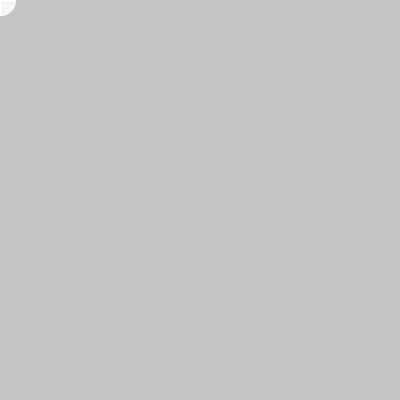
Frame 1 (no input)
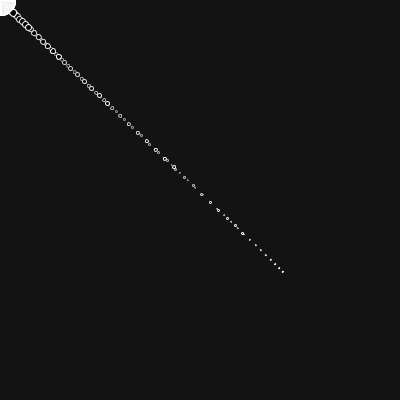
Frame 60 (the mouse pressed at the canvas centre just before this capture)
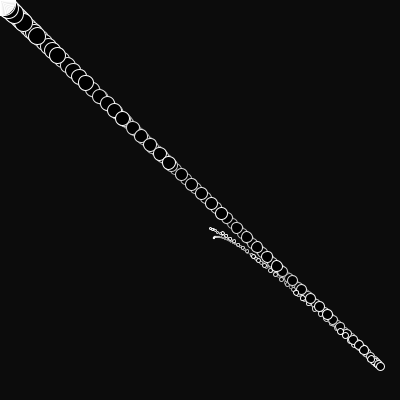
Frame 120 (the mouse held since frame 60 and released just before this capture)

The Processing sketch that drew these frames (run headless with seeded random() and noise(); from frame 60 on, the mouse is pressed at the canvas centre):

// Processing sketch: code1116
// ── code1116.pde
/* Worm
 demonstrates springs in a series */

// for worm
int segments = 60;
float[] x = new float[segments];
float[] y = new float[segments];
float[] accelX = new float[segments];
float[] accelY = new float[segments];
float[] springing = new float[segments];
float[] damping = new float[segments];

// for food
float fx, fy;
float fCntrX, fCntrY;
float fAngle, fSpeedX = .25, fSpeedY = .5;

void setup(){
  size(400, 400);
  smooth();
  // initialize array values
  for (int i=0; i<segments; i++){
    /* need to decrease both springing and 
     damping values as segments increase */
    springing[i] = .05*(.07*(i+1));
    damping[i] = .95-(.02*i);
  }

  // food center
  fCntrX = width/2;
  fCntrY = height/2;
}

void draw(){
  // repaint background
  fill(0, 10);
  noStroke();
  rect(0, 0, width, height);

  createFood();
  createWorm();
}

void createFood(){
  // food moves in random wave pattern
  fx = fCntrX + cos(radians(fAngle))*random(25);
  fy = fCntrY + sin(radians(fAngle))*random(25);

  fCntrX+=fSpeedX;
  fCntrY+=fSpeedY;

  fAngle+=random(-6, 6);

  // keep food within display window
  if (fCntrX>width-15 || fCntrX<15 ){
    fSpeedX*=-1;
  } 
  if (fCntrY>height-15 || fCntrY<15 ){
    fSpeedY*=-1;
  }
}

void createWorm(){
  float[] deltaX = new float[segments];
  float[] deltaY  = new float[segments];

  for (int i=0; i<segments; i++){
    // lead ellipse
    if (i==0){

      /* food position used to calculate the 
       initial ellipse of the worm */
      deltaX[i] = (fx-x[i]);
      deltaY[i] = (fy-y[i]);
    } 
    else {
   /* preceding ellipse used to calculate the 
      next ellipse of the worm */
      deltaX[i] = (x[i-1]-x[i]);
      deltaY[i] = (y[i-1]-y[i]);
    }

    // create springing effect
    deltaX[i] *= springing[i];
    deltaY[i] *= springing[i];

    accelX[i] += deltaX[i];
    accelY[i] += deltaY[i];

    // move worm
    x[i] += accelX[i];
    y[i] += accelY[i];

    fill(0);
    stroke(255);
    // draw worm
    if (i<segments/2){
      ellipse(x[i], y[i], i, i);
    } 
    else {
      ellipse(x[i], y[i], segments-i, segments-i);
    }
    // slow down springing
    accelX[i] *= damping[i];
    accelY[i] *= damping[i];
  }
}
